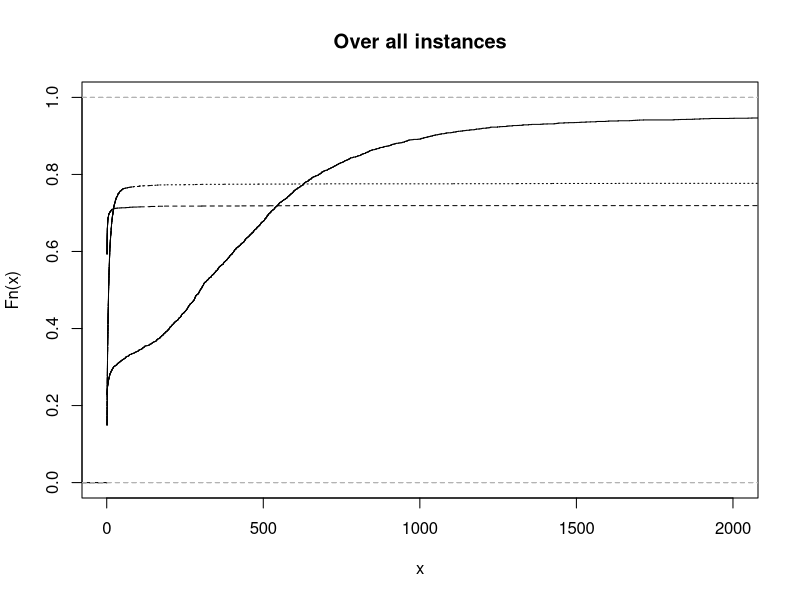
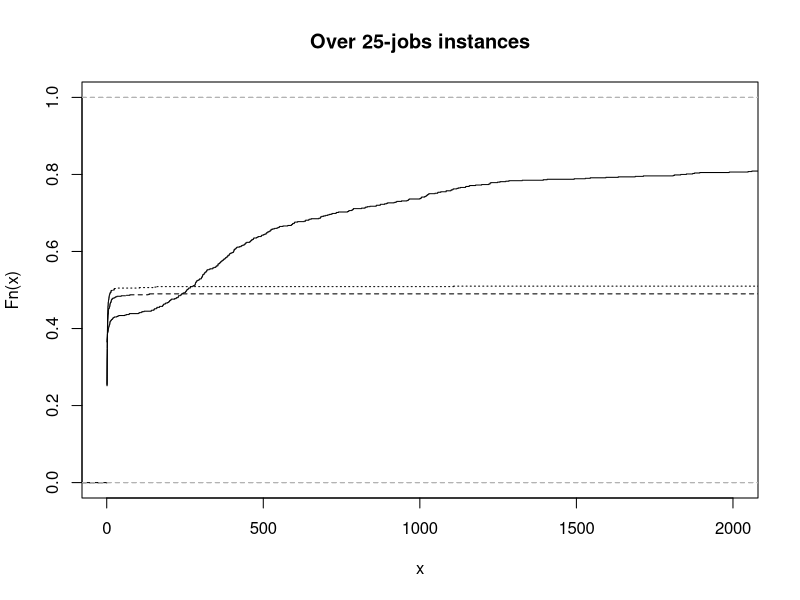
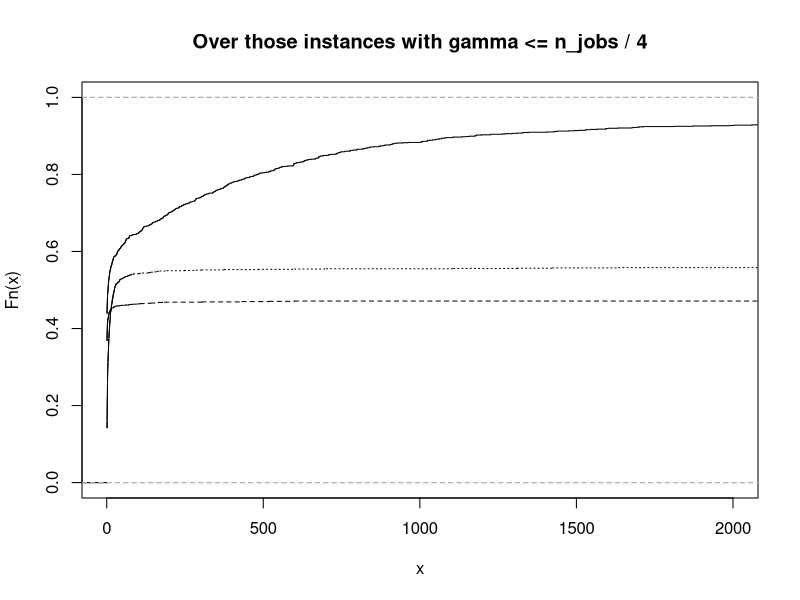

The R source for these figures, in order:
## ---- chunk 1
library(rmarkdown)
## ---- chunk 2
all_results = read.csv("results.csv", na.strings = "")
## ---- chunk 3
paged_table(all_results)
## ---- chunk 4
problem1 = all_results[all_results$problem == 1,]
colgen1 = problem1[problem1$approach == "colgen" & problem1$rule_for_branching == "default",]
kadapt1_a = problem1[problem1$approach == "kadapt-a",]
kadapt1_b = problem1[problem1$approach == "kadapt-b",]
## ---- chunk 5
kadapt1 = merge(kadapt1_a, kadapt1_b, by = c("instance", "n_jobs", "gamma", "k"))
kadapt1 = kadapt1[,c("instance", "n_jobs", "gamma", "k", "objective.x", "objective.y", "cpu.x", "cpu.y")]
colnames(kadapt1) <- c("instance", "n_jobs", "gamma", "k", "obj_kadapt1_a", "obj_kadapt1_b", "cpu_kadapt1_a", "cpu_kadapt1_b")

all1 = merge(colgen1, kadapt1, by = c("instance", "n_jobs", "gamma"), all = TRUE)
all1 = all1[,c("instance", "n_jobs", "gamma", "objective", "k.y", "obj_kadapt1_a", "obj_kadapt1_b", "cpu", "cpu_kadapt1_a", "cpu_kadapt1_b")]
colnames(all1) <- c("instance", "n_jobs", "gamma", "obj_colgen1", "k", "obj_kadapt1_a", "obj_kadapt1_b", "cpu_colgen1", "cpu_kadapt1_a", "cpu_kadapt1_b")
## ---- chunk 6
equals <- function (a, b, tol = 1e-4) {
  return ( abs(a - b) <= tol )
}
## ---- chunk 7
optimal_K1 = all1[
      equals(all1$obj_colgen1, all1$obj_kadapt1_a)
    | equals(all1$obj_colgen1, all1$obj_kadapt1_b)
    | all1$cpu_kadapt1_a >= 3600 
    | all1$cpu_kadapt1_b >= 3600
  ,]
## ---- chunk 8
optimal_K1 = optimal_K1[order(optimal_K1$instance, optimal_K1$gamma, optimal_K1$k),]
optimal_K1 = optimal_K1[!duplicated(( optimal_K1[,c("instance", "gamma")] )),]
## ---- chunk 9
optimal_K1$unsolved_colgen1 = optimal_K1$cpu_colgen1 >= 3600
optimal_K1$unsolved_kadapt1_a = optimal_K1$cpu_kadapt1_a >= 3600
optimal_K1$unsolved_kadapt1_b = optimal_K1$cpu_kadapt1_b >= 3600
## ---- chunk 10
unsolved1 = aggregate(optimal_K1[,c("unsolved_kadapt1_a", "unsolved_kadapt1_b", "unsolved_colgen1")], list(optimal_K1$n_jobs, optimal_K1$gamma), sum)
colnames(unsolved1) <- c("n_jobs", "gamma", "unsolved_kadapt1_a", "unsolved_kadapt1_b", "unsolved_colgen1")
## ---- chunk 11
# Counting number of instances
n_instances1 = aggregate(optimal_K1[,c("instance")], list(optimal_K1$n_jobs, optimal_K1$gamma), length)
colnames(n_instances1) <- c("n_jobs", "gamma", "n_instances")

# Make percentage
unsolved1$unsolved_colgen1 = unsolved1$unsolved_colgen1 / n_instances1$n_instances * 100
unsolved1$unsolved_kadapt1_a = unsolved1$unsolved_kadapt1_a / n_instances1$n_instances * 100
unsolved1$unsolved_kadapt1_b = unsolved1$unsolved_kadapt1_b / n_instances1$n_instances * 100

# Sorting by number of jobs and gamma
unsolved1 = unsolved1[order(unsolved1$n_jobs, unsolved1$gamma),]
## ---- chunk 12
rownames(unsolved1) <- NULL
## ---- chunk 13
cpu_times1 = aggregate(optimal_K1[,c("cpu_kadapt1_a", "cpu_kadapt1_b", "cpu_colgen1")], list(optimal_K1$n_jobs, optimal_K1$gamma), mean)
colnames(cpu_times1) <- c("n_jobs", "gamma", "cpu_kadapt1_a", "cpu_kadapt1_b", "cpu_colgen1")
## ---- chunk 14
cpu_times1 = cpu_times1[order(cpu_times1$n_jobs, cpu_times1$gamma),]
## ---- chunk 15
rownames(cpu_times1) <- NULL
## ---- chunk 16
# Create additional columns which equal 1 iff a specific approach is the fastest
optimal_K1$colgen1_is_fastest = optimal_K1$cpu_colgen1 <= optimal_K1$cpu_kadapt1_a & optimal_K1$cpu_colgen1 <= optimal_K1$cpu_kadapt1_b
optimal_K1$kadapt1_a_is_fastest = optimal_K1$cpu_kadapt1_a <= optimal_K1$cpu_colgen1 & optimal_K1$cpu_kadapt1_a <= optimal_K1$cpu_kadapt1_b
optimal_K1$kadapt1_b_is_fastest = optimal_K1$cpu_kadapt1_b <= optimal_K1$cpu_colgen1 & optimal_K1$cpu_kadapt1_b <= optimal_K1$cpu_kadapt1_a

# Counting times in which a method is faster than the others
fastest1 = aggregate(optimal_K1[,c("kadapt1_a_is_fastest", "kadapt1_b_is_fastest", "colgen1_is_fastest")], list(optimal_K1$n_jobs, optimal_K1$gamma), sum)
colnames(fastest1) <- c("n_jobs", "gamma", "kadapt1_a_is_fastest", "kadapt1_b_is_fastest", "colgen1_is_fastest")

# Sorting by number of jobs and gamma
fastest1 = fastest1[order(fastest1$n_jobs, fastest1$gamma),]

fastest1[,c("kadapt1_a_is_fastest", "kadapt1_b_is_fastest", "colgen1_is_fastest")] = fastest1[,c("kadapt1_a_is_fastest", "kadapt1_b_is_fastest", "colgen1_is_fastest")] / rowSums(fastest1[,c("kadapt1_a_is_fastest", "kadapt1_b_is_fastest", "colgen1_is_fastest")]) * 100
## ---- chunk 17
rownames(fastest1) <- NULL
## ---- chunk 18
Table1 = cbind(unsolved1, cpu_times1[,c("cpu_kadapt1_a", "cpu_kadapt1_b", "cpu_colgen1")], fastest1[,c("kadapt1_a_is_fastest", "kadapt1_b_is_fastest", "colgen1_is_fastest")])
colnames(Table1) <- c("N", "G", "TL K1a", "TL K1b", "TL CG", "time K1a", "time K1b", "time CG", "best K1a", "best K1b", "best CG")
## ---- chunk 19
knitr::kable(Table1, digits = c(0, 0, 2, 2, 2, 2, 2, 2, 2, 2, 2))
## ---- chunk 20
optimal_K1$cpu_best = apply(optimal_K1[,c("cpu_colgen1", "cpu_kadapt1_a", "cpu_kadapt1_b")], 1, FUN = min)
## ---- chunk 21
optimal_K1$perf_colgen1 = optimal_K1$cpu_colgen1 / optimal_K1$cpu_best
optimal_K1$perf_kadapt1_a = optimal_K1$cpu_kadapt1_a / optimal_K1$cpu_best
optimal_K1$perf_kadapt1_b = optimal_K1$cpu_kadapt1_b / optimal_K1$cpu_best
## ---- chunk 22
max_perf = max( max(optimal_K1$perf_colgen1), max(optimal_K1$perf_kadapt1_a), max(optimal_K1$perf_kadapt1_b) )

optimal_K1$perf_colgen1[optimal_K1$cpu_colgen1 >= 3600] = max_perf
optimal_K1$perf_kadapt1_a[optimal_K1$cpu_kadapt1_a >= 3600] = max_perf
optimal_K1$perf_kadapt1_b[optimal_K1$cpu_kadapt1_b >= 3600] = max_perf
## ---- chunk 23
plot_performance_profile <- function(data, xlim = c(1, max_perf), ylim = c(0., 1.), title = "Performance profile") {
  
  perf_profile_colgen1 = ecdf(data[,"perf_colgen1"])
  perf_profile_kadapt1_a = ecdf(data[,"perf_kadapt1_a"])
  perf_profile_kadapt1_b = ecdf(data[,"perf_kadapt1_b"])
  
  plot(perf_profile_colgen1, col = "black", xlim = xlim, ylim = ylim, lty = "solid", cex = 0, main = title)
  lines(perf_profile_kadapt1_a, col = "black", xlim = xlim, ylim = ylim, lty = "dotted", cex = 0)
  lines(perf_profile_kadapt1_b, col = "black", xlim = xlim, ylim = ylim, lty = "dashed", cex = 0)
  
}
## ---- chunk 24
xlim = c(1, 2000)
## ---- chunk 25
plot_performance_profile(optimal_K1, title = "Over all instances", xlim = xlim)
## ---- chunk 26
plot_performance_profile(optimal_K1[optimal_K1$n_jobs == 25,], title = "Over 25-jobs instances", xlim = xlim)
## ---- chunk 27
plot_performance_profile(optimal_K1[optimal_K1$gamma <= optimal_K1$n_jobs / 4.,], title = "Over those instances with gamma <= n_jobs / 4", xlim = xlim)
